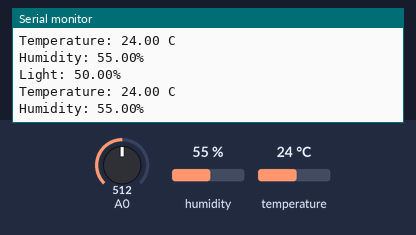
A sketch run on a simulated Arduino Uno, built with avr-gcc and run on an emulated ATmega328P. Shown: the last lines printed to the serial monitor. The inputs (shaded band) are chosen by the test bench; at power-on: A0 = 512, humidity 55 %, temperature 24 °C.

Above: at 10.7 s.
10.8 s: A0 set to 111
At 10.8 s:
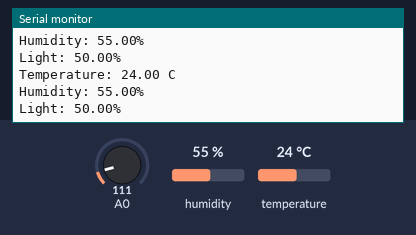
17.0 s: A0 set to 96
At 17.6 s:
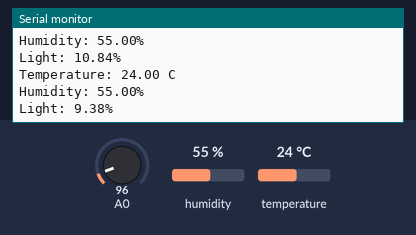
Timing chart, 0 to 20.0 s (numbered marks = the images above; inputs shaded):
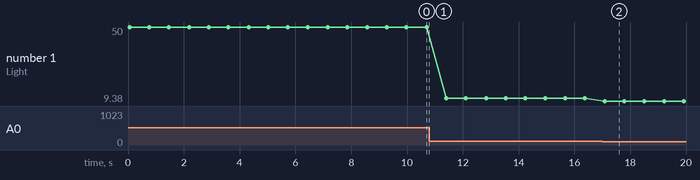

The sketch:

Testing_sensors_Temp_Hum.ino
```cpp
#include "DHT.h"

#define DHTPIN 7
#define DHTTYPE DHT11

DHT dht(DHTPIN, DHTTYPE);

void setup()
{
  Serial.begin(9600);
  dht.begin();
}

void loop()
{
  float temp = dht.readTemperature();
  float hum = dht.readHumidity();

  float sensor = analogRead(0);
  float light = sensor / 1024 * 100;

  Serial.print("Temperature: ");
  Serial.print(temp);
  Serial.println(" C");

  Serial.print("Humidity: ");
  Serial.print(hum);
  Serial.println("%");

  Serial.print("Light: ");
  Serial.print(light);
  Serial.println("%");
  delay(700);
  }
```

Measured:
- after the input at 17.0 s, the serial monitor: prints a new line after 0.09 s (image 2)
- plotted number 1: 50 → 10.84 after the input at 10.8 s, 10.84 → 9.38 after the input at 17.0 s
